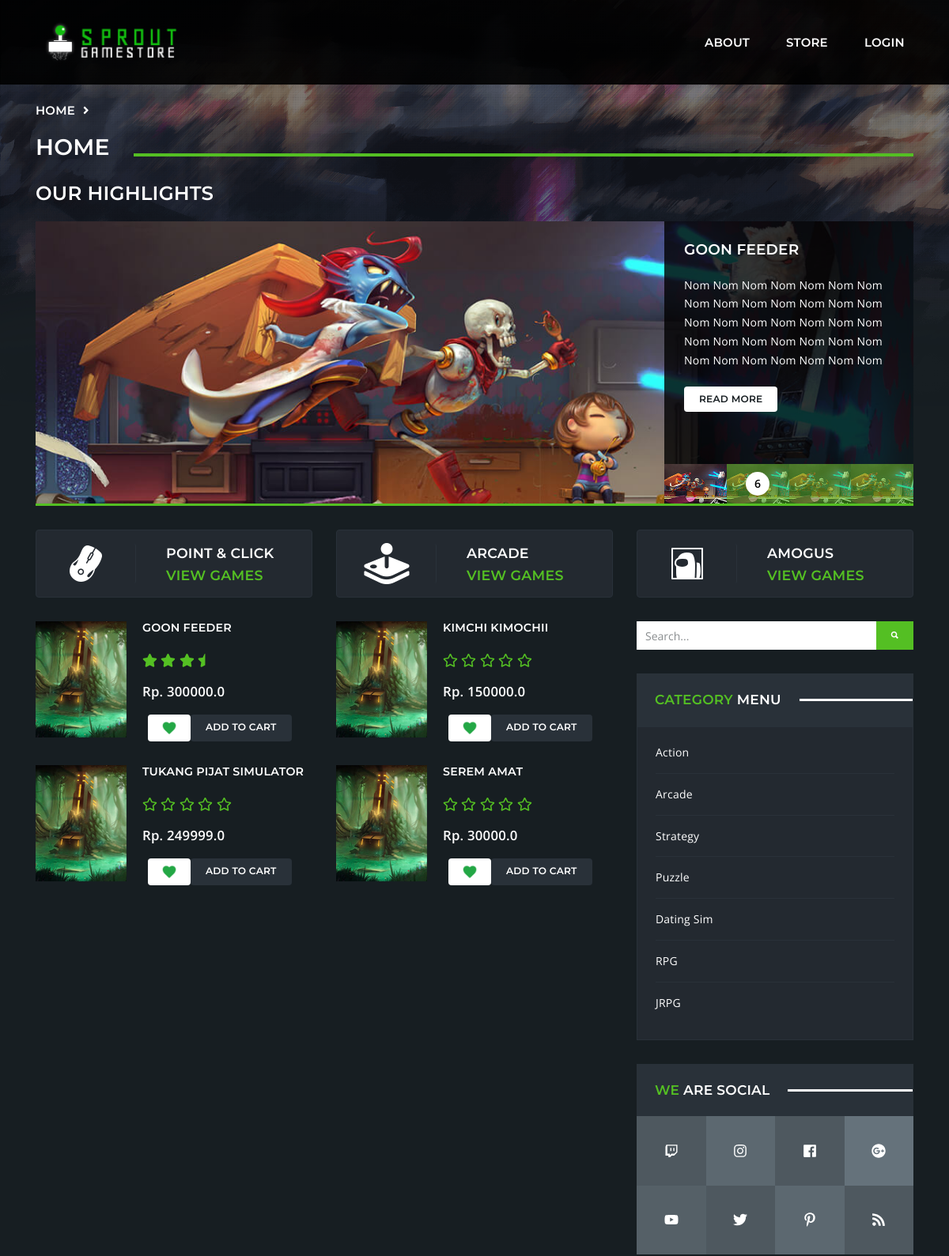
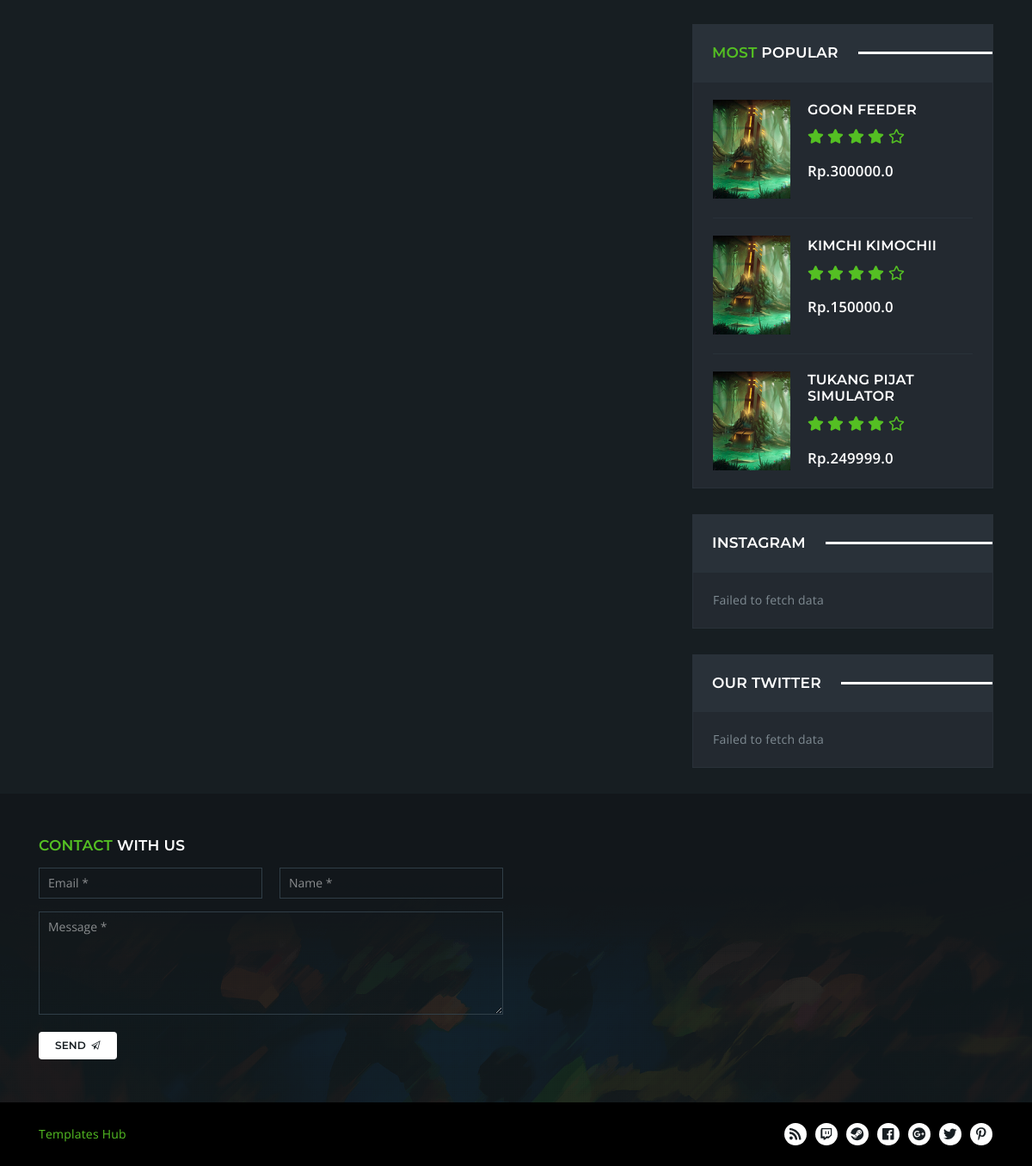
The page / on the database its author committed (2 pictures, top to bottom).
### base/models.py (models this page shows, shortened)
class Game(models.Model):
    name = models.CharField(max_length=200)
    description = models.TextField(null=True)
    genres = models.ManyToManyField(Genre, related_name='genres', blank=True)
    devUser = models.ForeignKey(User, on_delete=models.CASCADE, blank=True, null=True)
    publisher = models.CharField(max_length=200)
    price = models.FloatField(null=True)
    verified = models.BooleanField(default=False)
    updated = models.DateTimeField(auto_now=True)
    created = models.DateTimeField(auto_now_add=True)
    def getRatings(self):
        ratings = [s.star_rating for s in Review.objects.filter(game=self)]
        return ratings
    def hasReviews(self):
        ratings = self.getRatings()
        return len(ratings)>0
    def overallStar(self):
        ratings = self.getRatings()
        starsum = 0
        for x in ratings:
            starsum += float(x)
        overall_rating = starsum/len(ratings)
        fullStars = floor(overall_rating)
        halfStar = (overall_rating % fullStars) >= 0.5
        fullStars = range(fullStars)
        return fullStars, halfStar

class Genre(models.Model):
    name = models.CharField(max_length=200)

### base/views.py (the view)
# urls.py: path('', views.store, name="store"),
def store(request):
    extraContext = pageHeader(request, 'home')
    q = request.GET.get('q') if request.GET.get('q') != None else ''
    games = Game.objects.filter(verified=True)
    genres = Genre.objects.all()
    context = {'games': games,
               'genres': genres,
               'highlights': games[:10]} | extraContext
    return render(request=request, template_name='base/store.html', context=context)

### base/addsFunctions.py (called while the page is built)
def pageHeader(request, page):
    user = request.user
    userGroups = [x.name for x in user.groups.all()] if user.groups != None else None
    crumbs = (request.path).split('/')[1:-1]
    extraContext = {'curUser': user,
                    'userGroups': userGroups,
                    'crumbs': crumbs,
                    'page': page}
    return extraContext

### base/templates/base/store.html (shortened to what this page needs)
{% extends 'main.html' %}
{% load static %}
{% block content %}
<main class="nk-main">
  {% include 'base/breadcrumbs_component.html' %}
  <div class="container">
		<h3>Our Highlights</h3>
    <div class="nk-image-slider" data-autoplay="8000">
      {% for game in highlights %}
			<div class="nk-image-slider-item">
        <div class="nk-image-slider-content">
          <h3 class="h4">{{game.name}}</h3>
          <p class="text-white">{{game.description|slice:":140"}}</p>
          <a href="{% url 'store-product' game.id %}" class="nk-btn nk-btn-rounded nk-btn-color-white nk-btn-hover-color-main-1">Read More</a>
        </div>
      </div>
			{% endfor %}
    </div>
    <div class="nk-gap-2"></div>
    <div class="row vertical-gap">
      <div class="col-lg-4">
        <div class="nk-feature-1">
          <div class="nk-feature-icon">
            <img src="{% static 'assets/images/icon-mouse.png' %}" alt="Point and Click">
          </div>
          <div class="nk-feature-cont">
            <h3 class="nk-feature-title"><a href="{% url 'store' %}?q=Point and Click">Point & Click</a></h3>
            <h3 class="nk-feature-title text-main-1"><a href="{% url 'store' %}?q=Point and Click">View Games</a></h3>
          </div>
        </div>
      </div>
      <div class="col-lg-4">
        <div class="nk-feature-1">
          <div class="nk-feature-icon">
            <img src="{% static 'assets/images/icon-arcade.png' %}" alt="Arcade">
          </div>
          <div class="nk-feature-cont">
            <h3 class="nk-feature-title"><a href="{% url 'store' %}?q=Arcade">Arcade</a></h3>
            <h3 class="nk-feature-title text-main-1"><a href="{% url 'store' %}?q=Arcade">View Games</a></h3>
          </div>
        </div>
      </div>
      <div class="col-lg-4">
        <div class="nk-feature-1">
          <div class="nk-feature-icon">
            <img src="{% static 'assets/images/icon-amogus.png' %}" alt="">
          </div>
          <div class="nk-feature-cont">
            <h3 class="nk-feature-title"><a href="{% static 'assets/images/meme.png' %}">Amogus</a></h3>
            <h3 class="nk-feature-title text-main-1"><a href="{% static 'assets/images/meme.png' %}">View Games</a></h3>
          </div>
        </div>
      </div>
    </div>
    <div class="nk-gap-2"></div>
    <div class="row vertical-gap">
      <div class="col-lg-8">
        <div class="row vertical-gap">
          {% for game in games %}
          <div class="col-md-6">
            <div class="nk-product-cat">
              <a class="nk-product-image" href="{% url 'store-product' game.id %}">
              <img src="{% static 'assets/images/product-1-xs.jpg' %}" alt="{{game.name}}">
              </a>
              <div class="nk-product-cont">
                <h3 class="nk-product-title h5"><a href="{% url 'store-product' game.id %}">{{game.name}}</a></h3>
                <div class="nk-gap-1"></div>
                {% include 'base/star-rating_component.html' %}
                <div class="nk-gap-1"></div>
                <div class="nk-product-price">Rp. {{game.price}}</div>
                <div class="nk-gap-1"></div>
                <div class="d-flex">
                  {% if game in curUser.customer.myGames.all %}
                  <a href="{% url 'mygames' %}" class="nk-btn nk-btn-rounded nk-btn-color-dark-3 nk-btn-hover-color-main-1">Open My Games</a>
                  {% else %}
                  <a href="{% url 'addToList' 'wishlist' game.id %}" class="nk-btn nk-btn-sm nk-btn-rounded nk-btn-color-white nk-btn-hover-color-main-1 ">
                    <img src="{% static 'assets/images/heart-icon.png'%}" class="pict-icon" alt="">
                  </a>
                  <a href="{% url 'addToList' 'cart' game.id %}" class="nk-btn nk-btn-rounded nk-btn-color-dark-3 nk-btn-hover-color-main-1">Add to Cart</a>
                  {% endif %}
                </div>
              </div>
            </div>
          </div>
          {% endfor %}
        </div>
      </div>
      <div class="col-lg-4">
        {% include 'base/sidebarsocials_component.html' %}
      </div>
    </div>
  </div>
</main>
{% endblock content %}

### base/templates/base/star-rating_component.html
<div class="nk-product-rating">
  {% if game.hasReviews %}
    {% for fullStars in game.overallStar.0 %}
    <i class="fa fa-star"></i>
    {% endfor %}
    {% if game.overallStar.1 %}
    <i class="fas fa-star-half"></i>
    {% endif %}
  {% else %}
    {% for i in '12345' %}
    <i class="far fa-star"></i>
    {% endfor %}
  {% endif %}
</div>

### base/templates/base/sidebarsocials_component.html
{% load static %}
<aside class="nk-sidebar nk-sidebar-right nk-sidebar-sticky">
  <div>
    <div class="nk-widget">
      <div class="nk-widget-content">
        <form action="{% url 'store-search' %}" class="nk-form nk-form-style-1" novalidate="novalidate">
          <div class="input-group">
            <input name="q" type="text" class="form-control" placeholder="Search...">
            <button class="nk-btn nk-btn-color-main-1"><span class="ion-search"></span></button>
          </div>
        </form>
      </div>
    </div>
    <div class="nk-widget nk-widget-highlighted">
      <h4 class="nk-widget-title"><span><span class="text-main-1">Category</span> Menu</span></h4>
      <div class="nk-widget-content">
        <ul class="nk-widget-categories">
          {% for genre in genres %}
          <li><a href="{% url 'store-search'%}?q={{genre.name}}">{{genre.name}}</a></li>
          {% endfor %}
        </ul>
      </div>
    </div>
    <div class="nk-widget nk-widget-highlighted">
      <h4 class="nk-widget-title"><span><span class="text-main-1">We</span> Are Social</span></h4>
      <div class="nk-widget-content">
        <ul class="nk-social-links-3 nk-social-links-cols-4">
          <li><a class="nk-social-twitch" href="#"><span class="fab fa-twitch"></span></a></li>
          <li><a class="nk-social-instagram" href="#"><span class="fab fa-instagram"></span></a></li>
          <li><a class="nk-social-facebook" href="#"><span class="fab fa-facebook"></span></a></li>
          <li><a class="nk-social-google-plus" href="#"><span class="fab fa-google-plus"></span></a></li>
          <li><a class="nk-social-youtube" href="#"><span class="fab fa-youtube"></span></a></li>
          <li><a class="nk-social-twitter" href="#" target="_blank"><span class="fab fa-twitter"></span></a></li>
          <li><a class="nk-social-pinterest" href="#"><span class="fab fa-pinterest-p"></span></a></li>
          <li><a class="nk-social-rss" href="#"><span class="fa fa-rss"></span></a></li>
        </ul>
      </div>
    </div>
    <div class="nk-widget nk-widget-highlighted">
      <h4 class="nk-widget-title"><span><span class="text-main-1">Most</span> Popular</span></h4>
      <div class="nk-widget-content">
        {% for game in highlights|slice:":3" %}
        <div class="nk-widget-post">
          <a href="store-product.html" class="nk-post-image">
          <img src="{% static 'assets/images/product-1-xs.jpg' %}" alt="{{game.name}}">
          </a>
          <h3 class="nk-post-title"><a href="store-product.html">{{game.name}}</a></h3>
          <div class="nk-product-rating" data-rating="4"> <i class="fa fa-star"></i> <i class="fa fa-star"></i> <i class="fa fa-star"></i> <i class="fa fa-star"></i> <i class="far fa-star"></i></div>
          <div class="nk-product-price">Rp.{{game.price}}</div>
        </div>
        {% endfor %}
      </div>
    </div>
    <div class="nk-widget nk-widget-highlighted">
      <h4 class="nk-widget-title"><span>Instagram</span></h4>
      <div class="nk-widget-content">
        <div class="nk-instagram row sm-gap vertical-gap multi-column"></div>
      </div>
    </div>
    <div class="nk-widget nk-widget-highlighted">
      <h4 class="nk-widget-title"><span>Our Twitter</span></h4>
      <div class="nk-widget-content">
        <div class="nk-twitter-list" data-twitter-count="2"></div>
      </div>
    </div>
  </div>
</aside>

### static/assets/css/mysheet.css (style rules this page uses)
.pict-icon { height: 20px; }

### rows shown on the page
Game: name "GOON FEEDER", description "Nom Nom Nom Nom Nom Nom Nom Nom Nom Nom Nom Nom Nom Nom Nom Nom Nom Nom Nom Nom Nom Nom Nom Nom Nom Nom Nom Nom Nom Nom Nom Nom Nom Nom Nom", price "300000.0"
Game: name "KIMCHI KIMOCHII", price "150000.0"
Game: name "TUKANG PIJAT SIMULATOR", price "249999.0"
Game: name "SEREM AMAT", price "30000.0"
Genre: name "Action"
Genre: name "Arcade"
Genre: name "Strategy"
Genre: name "Puzzle"
Genre: name "Dating Sim"
Genre: name "RPG"
Genre: name "JRPG"

### other values the page prints
{{ page }} "HOME"
